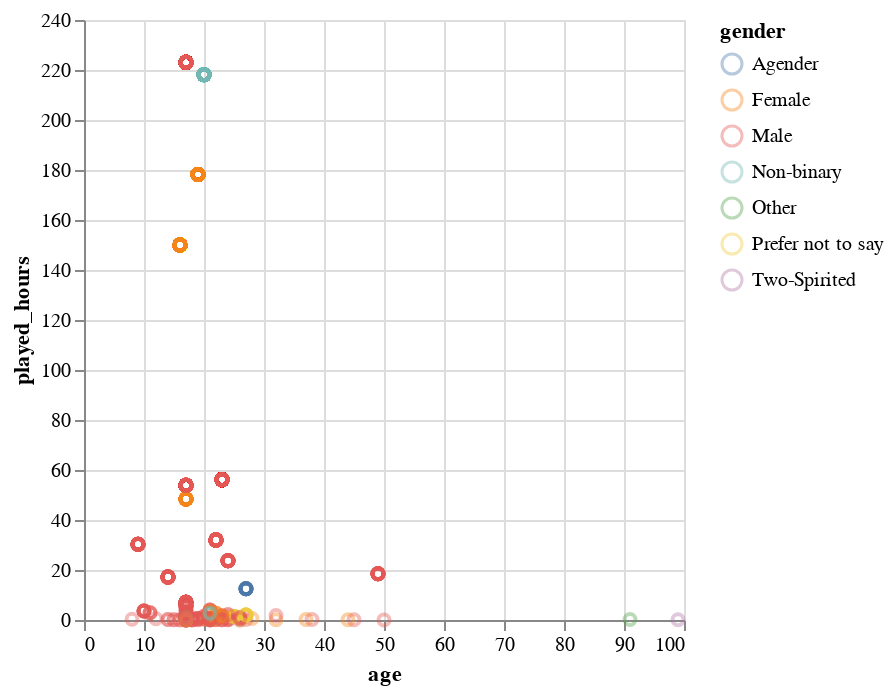

Write notebook code for a chart like this one.
### Code cell
affect_by_age = alt.Chart(merged).mark_point(opacity=0.4).encode(
    x='age:Q',
    y='played_hours:Q',
    color='gender:N'
)
affect_by_age

### Figure 1 — Vega specification as saved in the notebook (floating-point values rounded to 4 significant figures; data arrays with more than 128 entries replaced by an {"elided": "..."} marker saying what was removed)
{"$schema": "https://vega.github.io/schema/vega/v5.json", "data": [{"name": "source_0", "values": {"elided": "1535 records"}}, {"name": "source_0_x_domain_age", "values": [{"min": 8, "max": 99}]}, {"name": "source_0_y_domain_played_hours", "values": [{"min": 0.0, "max": 223.1}]}, {"name": "source_0_color_domain_gender", "values": [{"gender": "Male"}, {"gender": "Female"}, {"gender": "Prefer not to say"}, {"gender": "Non-binary"}, {"gender": "Agender"}, {"gender": "Two-Spirited"}, {"gender": "Other"}]}], "marks": [{"type": "symbol", "name": "marks", "from": {"data": "source_0"}, "encode": {"update": {"x": {"field": "age", "scale": "x"}, "y": {"field": "played_hours", "scale": "y"}, "opacity": {"value": 0.4}, "stroke": {"field": "gender", "scale": "color"}, "fill": {"value": "transparent"}}}, "style": ["point"]}], "scales": [{"name": "x", "type": "linear", "domain": [{"signal": "(data(\"source_0_x_domain_age\")[0] || {}).min"}, {"signal": "(data(\"source_0_x_domain_age\")[0] || {}).max"}], "range": [0, {"signal": "width"}], "nice": true, "zero": true}, {"name": "y", "type": "linear", "domain": [{"signal": "(data(\"source_0_y_domain_played_hours\")[0] || {}).min"}, {"signal": "(data(\"source_0_y_domain_played_hours\")[0] || {}).max"}], "range": [{"signal": "height"}, 0], "nice": true, "zero": true}, {"name": "color", "type": "ordinal", "domain": {"data": "source_0_color_domain_gender", "field": "gender", "sort": true}, "range": "category"}], "axes": [{"scale": "x", "gridScale": "y", "zindex": 0, "orient": "bottom", "ticks": false, "tickCount": {"signal": "ceil(width/40)"}, "minExtent": 0, "aria": false, "grid": true, "domain": false, "maxExtent": 0, "labels": false}, {"scale": "y", "orient": "left", "maxExtent": 0, "gridScale": "x", "minExtent": 0, "aria": false, "ticks": false, "zindex": 0, "domain": false, "grid": true, "labels": false, "tickCount": {"signal": "ceil(height/40)"}}, {"scale": "x", "title": "age", "labelFlush": true, "orient": "bottom", "labelOverlap": true, "tickCount": {"signal": "ceil(width/40)"}, "zindex": 0, "grid": false}, {"scale": "y", "zindex": 0, "labelOverlap": true, "grid": false, "orient": "left", "tickCount": {"signal": "ceil(height/40)"}, "title": "played_hours"}], "padding": 5, "style": "cell", "height": 300, "legends": [{"stroke": "color", "symbolType": "circle", "title": "gender", "encode": {"symbols": {"update": {"fill": {"value": "transparent"}, "opacity": {"value": 0.4}}}}}], "width": 300, "background": "white"}
